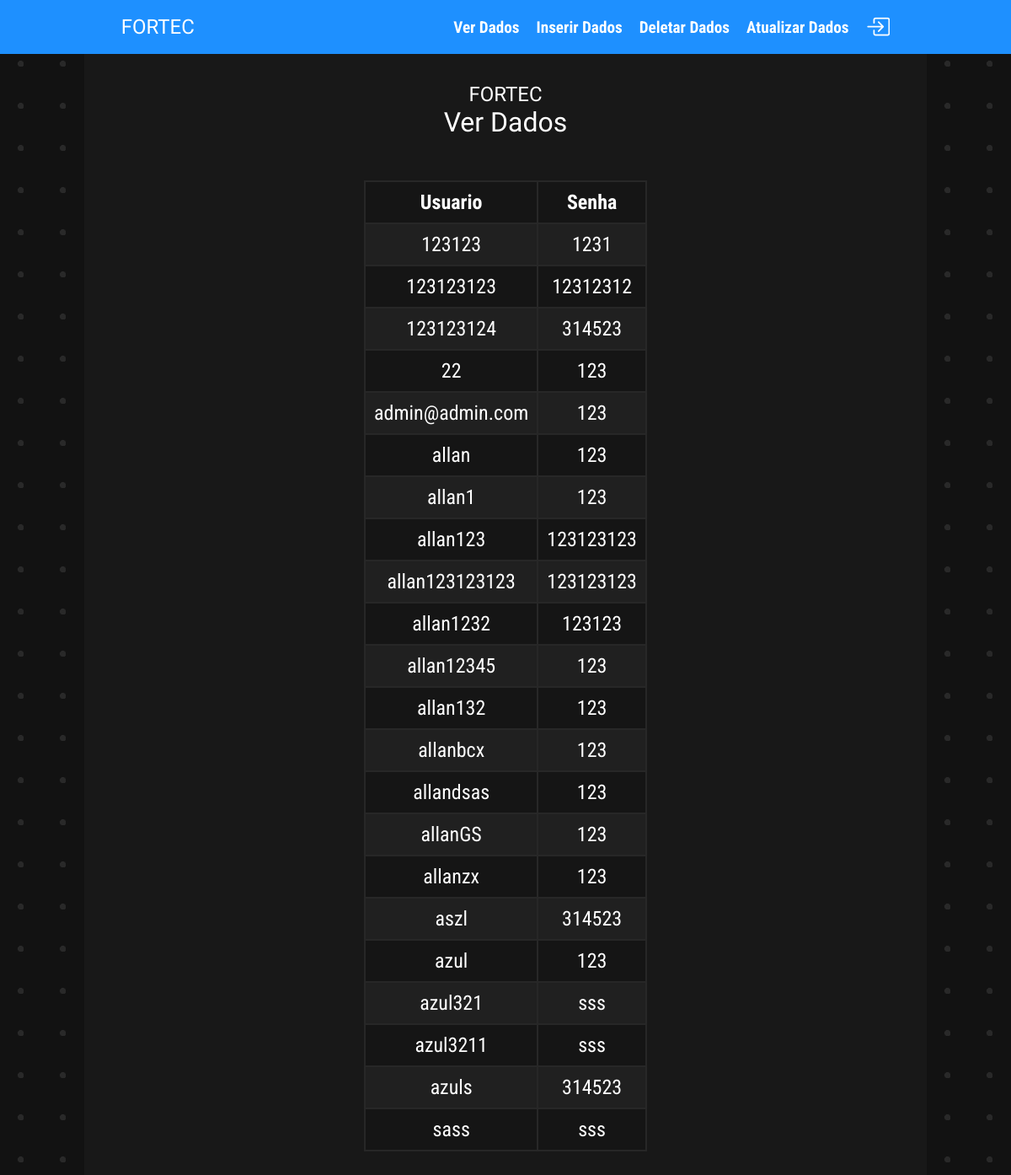
The page /Plataformaexpoallan/dashboard/verDados.php on the database its author committed.
### tables this page shows
CREATE TABLE `cadastro` (
  `usuario` varchar(30) NOT NULL,
  `senha` varchar(30) NOT NULL,
  `admin` varchar(33) NOT NULL
);

### Plataformaexpoallan/dashboard/verDados.php (the view, shortened to what this page needs)
<!DOCTYPE html>
<html lang="en">
<head>
    <link rel="stylesheet" href="../main.css">
    <link rel="stylesheet" href="main-admin.css">
    <link rel="stylesheet" href="verDados.css">
    <link rel="stylesheet" href="https://cdn.jsdelivr.net/npm/bootstrap-icons@1.3.0/font/bootstrap-icons.css">
</head>
<body>
<header>
<body style="background-color: #F8F8FF;">
    <nav>
    <nav style="background-color: #1E90FF;">
        <a href="../index.php" class="logo">
            FORTEC
        </a>
        <ul class="nav-list">
            <li><a href="verDados.php">Ver Dados</a></li>
            <li><a href="inserir/inserir.php">Inserir Dados</a></li>
            <li><a href="deletar/deletar.php">Deletar Dados</a></li>
            <li><a href="atualizar/atualizar.php">Atualizar Dados</a></li>
            <li>
                <?php
                    if(isset($_SESSION['nomeUsuario'])) {
                        $nomeUsuario = $_SESSION['nomeUsuario'];
                        echo '<i class="bi bi-person"></i> &nbsp;&nbsp;' . $nomeUsuario . ' &nbsp;&nbsp;&nbsp;<a class="logout" href="../encerrar_sessao.php"><i class="bi bi-box-arrow-right"></i></a>';
                    } else {
                        echo '<a href="../login/login.php"><i class="bi bi-box-arrow-in-right"></i></a>';
                    }
                ?>
            </li>
        </ul>
    </nav>
</header>
<section>
    <center>
        <div id="container">
            <a href="../../index.php" class="logo">FORTEC</a>
            <label>Ver Dados</label>
            <?php
            include('../login/conexao.php');
            $sql = "SELECT * FROM cadastro";
            $resultado = mysqli_query($conexao, $sql);
            echo '<table>
                    <tr>
                        <th>Usuario</th>
                        <th>Senha</th>
                    </tr>';
            while($reg = mysqli_fetch_array($resultado))
            {
                echo '<tr>
                        <td>'.$reg['usuario'].'</td>
                        <td>'.$reg['senha'].'</td>
                    </tr>';
            }
            echo '</table>';
            ?>
        </div>
    </center>
</section>
</body>
</html>

### Plataformaexpoallan/main.css (style rules this page uses)
html { scroll-behavior: smooth; }
* { padding: 0; margin: 0; box-sizing: border-box; overflow-x: hidden; font-family: "Roboto Condensed"; color: white; }
body { margin: 0; padding: 0; }
nav { position: fixed; top: 0; left: 0; width: 100%; width: 100vw; height: 8vh; background-color: #0d47a1; display: flex; align-items: center; justify-content: space-around; color: white; }
.logo { font-family: 'Vina Sans'; font-size: 1.5rem; }
label { font-size: 2rem; font-family: 'Vina Sans'; }
nav a { color: white; text-decoration: none; font-family: 'Vina Sans'; }
.nav-list { list-style: none; display: flex; }
.nav-list li { margin-left: 20px; font-size: 1.2rem; font-weight: bold; font-family: 'Roboto Condensed'; display: flex; align-items: center; justify-content: center; }
.nav-list a { font-family: 'Roboto Condensed'; }
.nav-list i { font-size: 1.5em; }
a { text-decoration: none; }

### Plataformaexpoallan/dashboard/main-admin.css (style rules this page uses)
table { margin-top: 5%; }
table, th, td { border: 2px solid #272727; text-align: center; font-size: 1.5rem; font-family: 'Roboto Condensed'; padding: 3px; border-collapse: collapse; padding: 10px; }
tr { background: #151515; }
tr:nth-child(even) { background: #202020; }
body { background: url('../IMG/background.png'); }
#container { height: auto; background: #181818; display: flex; justify-content: center; align-items: center; flex-direction: column; }

### Plataformaexpoallan/dashboard/verDados.css (style rules this page uses)
#container { width: 1000px; padding: 50px 0 50px 0; max-width: 90vw; min-width: 1000px; height: auto; }
section { margin-top: 4%; }

### rows shown on the page
cadastro: usuario "123123", senha "1231"
cadastro: usuario "123123123", senha "12312312"
cadastro: usuario "123123124", senha "314523"
cadastro: usuario "22", senha "123"
cadastro: usuario "admin@admin.com", senha "123"
cadastro: usuario "allan", senha "123"
cadastro: usuario "allan1", senha "123"
cadastro: usuario "allan123", senha "123123123"
cadastro: usuario "allan123123123", senha "123123123"
cadastro: usuario "allan1232", senha "123123"
cadastro: usuario "allan12345", senha "123"
cadastro: usuario "allan132", senha "123"
cadastro: usuario "allanbcx", senha "123"
cadastro: usuario "allandsas", senha "123"
cadastro: usuario "allanGS", senha "123"
cadastro: usuario "allanzx", senha "123"
cadastro: usuario "aszl", senha "314523"
cadastro: usuario "azul", senha "123"
cadastro: usuario "azul321", senha "sss"
cadastro: usuario "azul3211", senha "sss"
cadastro: usuario "azuls", senha "314523"
cadastro: usuario "sass", senha "sss"
